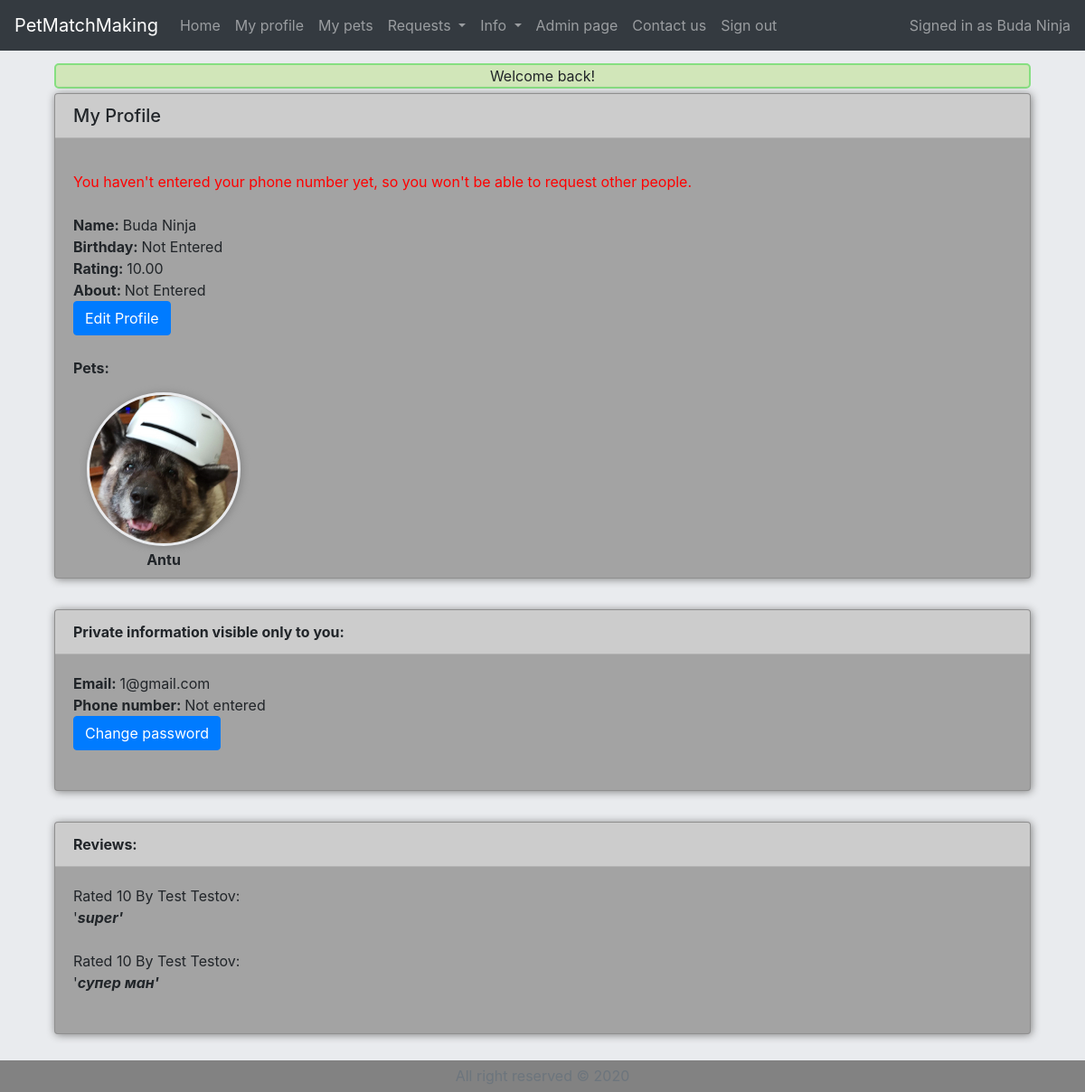
The page /main.php?myProfile (signed in) on the database its author committed.
### tables this page shows
CREATE TABLE `users` (
  `userID` int(11) NOT NULL,
  `userEmail` varchar(64) NOT NULL,
  `userPassword` varchar(64) NOT NULL,
  `userFName` varchar(64) NOT NULL,
  `userLName` varchar(64) NOT NULL,
  `userPhone` varchar(64) NOT NULL,
  `userBirthday` date NOT NULL,
  `userAbout` text NOT NULL,
  `userRegisterTime` datetime NOT NULL,
  `userStatus` varchar(64) NOT NULL
);

CREATE TABLE `pets` (
  `petID` int(11) NOT NULL,
  `userID` int(11) NOT NULL,
  `petName` varchar(64) NOT NULL,
  `petType` varchar(64) NOT NULL,
  `petBirthday` date NOT NULL,
  `petSex` varchar(64) NOT NULL,
  `petFood` text NOT NULL,
  `petTemper` text NOT NULL,
  `petAbout` text NOT NULL,
  `petStatus` int(11) NOT NULL,
  `petRegisterTime` datetime NOT NULL
);

CREATE TABLE `rankings` (
  `rankID` int(11) NOT NULL,
  `rankingUserID` int(11) NOT NULL,
  `rankedUserID` int(11) NOT NULL,
  `helpID` int(11) NOT NULL,
  `rankRank` int(11) NOT NULL,
  `rankAbout` text NOT NULL
);

### classes/dbClass.php (called while the page is built, shortened)
<?php
require_once "User.php";
require_once "Ranking.php";
class dbClass
{
    private $host;
    private $db;
    private $charset;
    private $user;
    private $pass;
    private $opt = array(
        PDO::ATTR_ERRMODE => PDO::ERRMODE_EXCEPTION,
        PDO::ATTR_DEFAULT_FETCH_MODE => PDO::FETCH_ASSOC
    );
    private $connection;
    public function __construct(string $host = "localhost", string $db = "petmatchdb", string $charset = "utf8", string $user = "root", string $pass = "")
    {
        $this->host = $host;
        $this->db = $db;
        $this->charset = $charset;
        $this->user = $user;
        $this->pass = $pass;
    }
    public function connect()
    {
        $dsn = "mysql:host=$this->host;dbname=$this->db;charset=$this->charset";
        $this->connection = new PDO($dsn, $this->user, $this->pass, $this->opt);
    }
    public function disconnect(){
        $this->connection = null;
    }
    public function getObjectsGeneral($table_name, $condition, $objectToFetch){
        $objArray = Array();
        $sql="SELECT * FROM `".$table_name."`".$condition;
        $result = $this->connection->query($sql);
        while ($row = $result->fetchObject($objectToFetch)){
            $objArray[] = $row;
        }
        return $objArray;
    }
    function xmlToString($htmlStr)
    {
        $xmlStr=str_replace('&lt;','<',$htmlStr);
        $xmlStr=str_replace('&gt;','>',$xmlStr);
        $xmlStr=str_replace('&quot;','"',$xmlStr);
        $xmlStr=str_replace("&#39;","'",$xmlStr);
        $xmlStr=str_replace('&amp;',"&",$xmlStr);
        return $xmlStr;
    }
    public function getPetImageLocation(Pet $p)
    {
        $location = "Images/Pets/";
        $filename = $p->getPetID().".JPG";
        return $location.$filename;
    }
}

### classes/User.php (called while the page is built, shortened)
<?php
require_once "dbClass.php";
class User
{
    private $userID;
    private $userEmail;
    private $userFName;
    private $userLName;
    private $userPhone;
    private $userBirthday;
    private $userAbout;
    private $userStatus;
    public function getUserID()
    {
        return $this->userID;
    }
    public function getUserFName()
    {
        $db = new dbClass();
        return $db->xmlToString($this->userFName);
    }
    public function getUserLName()
    {
        $db = new dbClass();
        return $db->xmlToString($this->userLName);
    }
    public function getUserEmail()
    {
        return $this->userEmail;
    }
    public function getUserPhone()
    {
        return $this->userPhone;
    }
    public function getUserBirthday()
    {
        return $this->userBirthday;
    }
    public function getUserAbout()
    {
        $db = new dbClass();
        return $db->xmlToString($this->userAbout);
    }
    public function getUserStatus()
    {
        return $this->userStatus;
    }
}

### classes/Pet.php (called while the page is built, shortened)
<?php
class Pet
{
    private $petID;
    private $petName;
    public function getPetID()
    {
        return $this->petID;
    }
    public function getPetName()
    {
        return $this->petName;
    }
}

### classes/dbClassRankingFunctions.php (called while the page is built, shortened)
<?php
require_once "dbClass.php";
class dbClassRankingFunctions
{
    public function getUserRankByID($userID){
        $db = new dbClass();
        $sum=$count=0;
        $ranksArr = $db->getObjectsGeneral("rankings", " WHERE `rankedUserID` = '".$userID."'", "Ranking");
        foreach ($ranksArr as $k=>$v){
            $sum+=$v->getRankRank();
            $count++;
        }
        if ($count!=0)
            return (float)$sum/$count;
        else
            return null;
    }
}

### classes/Ranking.php (called while the page is built, shortened)
<?php
require_once "dbClass.php";
class Ranking
{
    private $rankingUserID;
    private $rankRank;
    private $rankAbout;
    public function getRankingUserID()
    {
        return $this->rankingUserID;
    }
    public function getRankRank()
    {
        return $this->rankRank;
    }
    public function getRankAbout()
    {
        $db = new dbClass();
        return $db->xmlToString($this->rankAbout);
    }
}

### classes/dbClassUserFunctions.php (called while the page is built, shortened)
<?php
require_once "dbClass.php";
require_once "Pet.php";
class dbClassUserFunctions
{
    public function getUserByID($ID){
        $db = new dbClass();
        $uArr = $db->getObjectsGeneral("users", " WHERE `userID`='".$ID."'", "User");
        $u = null;
        if ($uArr != null)
            $u = $uArr[0];
        return $u;
    }
}

### ProfileUser.php (the view, shortened to what this page needs)
<?php
require_once "classes/dbClass.php";
require_once "classes/User.php";
require_once "classes/Pet.php";
require_once "classes/dbClassRankingFunctions.php";
require_once "classes/dbClassUserFunctions.php";
$db = new dbClass();
$dbr = new dbClassRankingFunctions();
$u = $db->getObjectsGeneral("users", " WHERE `userID`='".$_SESSION['UserProfileToShow']."'", "User")[0];
$petsArray = $db->getObjectsGeneral("pets", " WHERE `userID`='".$u->getUserID()."'", "Pet");
if ($petsArray == null){
    $petsStr="<br><b>No pets found</b>";
}
else {
    $petsStr="<br><b>Pets:</b>";
    $petsStr.="<br>";
    foreach ($petsArray as $p)
    {
        $image_str = "'background-image:url(".$db->getPetImageLocation($p).")';";
        $petsStr.="<div class='pet-img' style=$image_str><div class='pet-name'>".$p->getPetName()."</div></div>";
    }
}
$str="";
$str.="";
$str.="<div class='card'  id='userProfileCard'>";
  $str.="<h5 class='card-header'>";
if ($u->getUserID() == $_SESSION['user']){
    $str.= "My Profile";
}
else
    $str.=$u->getUserFName()." ".$u->getUserLName()."'s Profile";
  $str.="</h5>";
  $str.="<div class='card-body'>";
    $str.="<p class='card-text'>";
if ($u->getUserID() == $_SESSION['user'])
{
    if ($u->getUserPhone()=="")
        $str.="<div class='red-text-warning'>You haven't entered your phone number yet, so you won't be able to request other people.</div><br>";
}
    $str.="<b>Name: </b>".$u->getUserFName()." ".$u->getUserLName()."<br>";
    if ($u->getUserBirthday()=="0000-00-00")
        $str.="<b>Birthday: </b>Not Entered<br>";
    else
        $str.="<b>Birthday: </b>".$u->getUserBirthday()."<br>";
    $userRank = $dbr->getUserRankByID($u->getUserID());
    $userRankStr = $userRank;
    if (number_format((float)$userRankStr, 2, '.', '') != 0)
        $str.="<b>Rating: </b>".number_format((float)$userRankStr, 2, '.', '')."<br>";
    else
        $str.="<b>Rating: </b>No Rating yet.<br>";
    if ($u->getUserAbout() == "")
        $str.="<b>About: </b>Not Entered<br>";
    else
        $str.="<b>About: </b>".$u->getUserAbout()."<br>";
    if ($_SESSION['user']==$u->getUserID())
        $str.="<form action='ProfileUser.php' method=post><button type='submit' class='btn btn-primary' name='editP'>Edit Profile</button></form>";
    $str.=$petsStr;
  $str.="</div>";
$str.="</div>";
echo "<div class='d-flex justify-content-center'>";
echo $str;
echo "</div>";
if ($u->getUserID() == $_SESSION['user']){
    $str="<br>";
    $str.="<div class='d-flex justify-content-center'>";
    $str .= "<div class='card' id='userReviewCard'>";
    $str .= "<div class='card-header'><b>";
    $str.="Private information visible only to you:";
    $str .= "</b></div>";
    $str .= "<div class='card-body'>";
    $str.="<b>Email: </b>".$u->getUserEmail()."<br>";
    if ($u->getUserPhone() == "")
        $str.="<b>Phone number: </b>Not entered<br>";
    else
        $str.="<b>Phone number: </b>".$u->getUserPhone()."<br>";
    $str.="<div id='changePasswordDiv'><button type='submit' class='btn btn-primary' id='changePasswordButton'>Change password</button></div><br>";
    $str .= "<p class='card-text'>";
    $str.="</p>";
    $str .= "</div>";
    $str .= "</div><br>";
    $str.="</div>";
    echo $str;
}
$str="<br>";
$ranksArr = $db->getObjectsGeneral("rankings", " WHERE `rankedUserID` = '".$u->getUserID()."'", "Ranking");
if (!empty($ranksArr)){
        $str.="<div class='d-flex justify-content-center'>";
        $str .= "<div class='card' id='userReviewCard'>";
        $str .= "<div class='card-header'><b>";
        $str.="Reviews:";
        $str .= "</b></div>";
        $str .= "<div class='card-body'>";
        $str .= "<p class='card-text'>";
    foreach ($ranksArr as $k=>$v) {
            $dbu = new dbClassUserFunctions();
            $ReviewingUser = $dbu->getUserByID($v->getRankingUserID());
            $str .= "Rated ".$v->getRankRank()." By ".$ReviewingUser->getUserFName()." ".$ReviewingUser->getUserLName().": <br>'";
            $str.="<b><i>".$v->getRankAbout()."'</i></b><br><br>";
        }
        $str.="</p>";
        $str .= "</div>";
        $str .= "</div><br>";
        $str.="</div><br>";
    echo $str;
}
?>

### headerUser.php (shortened to what this page needs)
<header>
    <div class="fixed-top">
        <nav class="navbar navbar-expand-lg navbar-dark bg-dark">
            <div class="navbar-brand" href="#">PetMatchMaking</div>
            <div class="collapse navbar-collapse" id="navbarNavDropdown">
                <ul class="navbar-nav mr-auto">
                    <li class="nav-item">
                        <a class="nav-link" href="main.php">Home</a>
                    </li>
                    <li class="nav-item">
                        <a class="nav-link" href="?myProfile">My profile</a>
                    </li>
                    <li class="nav-item">
                        <a class="nav-link" href="?myPets">My pets</a>
                    </li>
                    <li class="nav-item dropdown">
                        <a class="nav-link dropdown-toggle" href="#" id="navbarDropdownMenuLink" data-toggle="dropdown" aria-haspopup="true" aria-expanded="false">
                            Requests
                        </a>
                    </li>
                    <li class="nav-item dropdown">
                        <a class="nav-link dropdown-toggle" href="#" id="navbarDropdownMenuLink" data-toggle="dropdown" aria-haspopup="true" aria-expanded="false">
                            Info
                        </a>
                    </li>
                    <?php
                    require_once "classes/dbClass.php";
                    require_once "classes/User.php";
                    $db = new dbClass();
                    $signedInUser = $db->getObjectsGeneral("users", "WHERE `userID`='".$_SESSION['user']."'", "User")[0];
                    if ($signedInUser->getUserStatus()=="admin")
                        echo "<li class='nav-item'><a class='nav-link' href='?admin'>Admin page</a></li>";
                    ?>
                    <li class="nav-item">
                        <a class="nav-link" href="?contactUs">Contact us</a>
                    </li>
                    <li class="nav-item">
                        <a class="nav-link" href="?signOut">Sign out</a>
                    </li>
                </ul>
                <span class="navbar-text">
                  <?php
                  if (isset($_SESSION['user']))
                      echo "Signed in as ".$signedInUser->getUserFName()." ".$signedInUser->getUserLName();
                  else
                      echo "Not signed in";
                  ?>
                </span>
            </div>
        </nav>
    </div>
</header>

### styles/myCss.css (style rules this page uses)
html { position: relative; min-height: 100%; }
body { background-color: #E9EBEE; margin-bottom: 35px; padding-top: 70px; }
.card { width: 95%; background-color: #A3A3A3; margin: 5px; box-shadow: 1px 1px 10px grey; }
.card-header { background-color: #CCCCCC; }
.pet-img { position: relative; float: left; width: 170px; height: 170px; background-color: white; background-position: 50% 50%; background-repeat: no-repeat; background-size: cover; border: 3px solid #E9EBEE; border-radius: 50%; margin: 15px; box-shadow: 1px 1px 10px grey; text-align: center; }
.pet-name { font-weight: bold; position: absolute; bottom: -30px; width: 100%; }
#userProfileCard { width:90%; margin-left: auto; margin-right: auto; }
.red-text-warning { color: red; margin: auto; }
#userReviewCard { width:90%; }

### rows shown on the page
users: userFName "Buda", userLName "Ninja", userEmail "1@gmail.com"
pets: petName "Antu"
rankings: rankRank "10", rankingUserID.userFName "Test", rankingUserID.userLName "Testov", rankAbout "super"
rankings: rankRank "10", rankingUserID.userFName "Test", rankingUserID.userLName "Testov", rankAbout "супер ман"

### other values the page prints
$_SESSION['userMessage'] "Welcome back!"
$str "My Profile"
$userRankStr "10.00"
$str "Private information visible only to you:"
$str "Reviews:"
